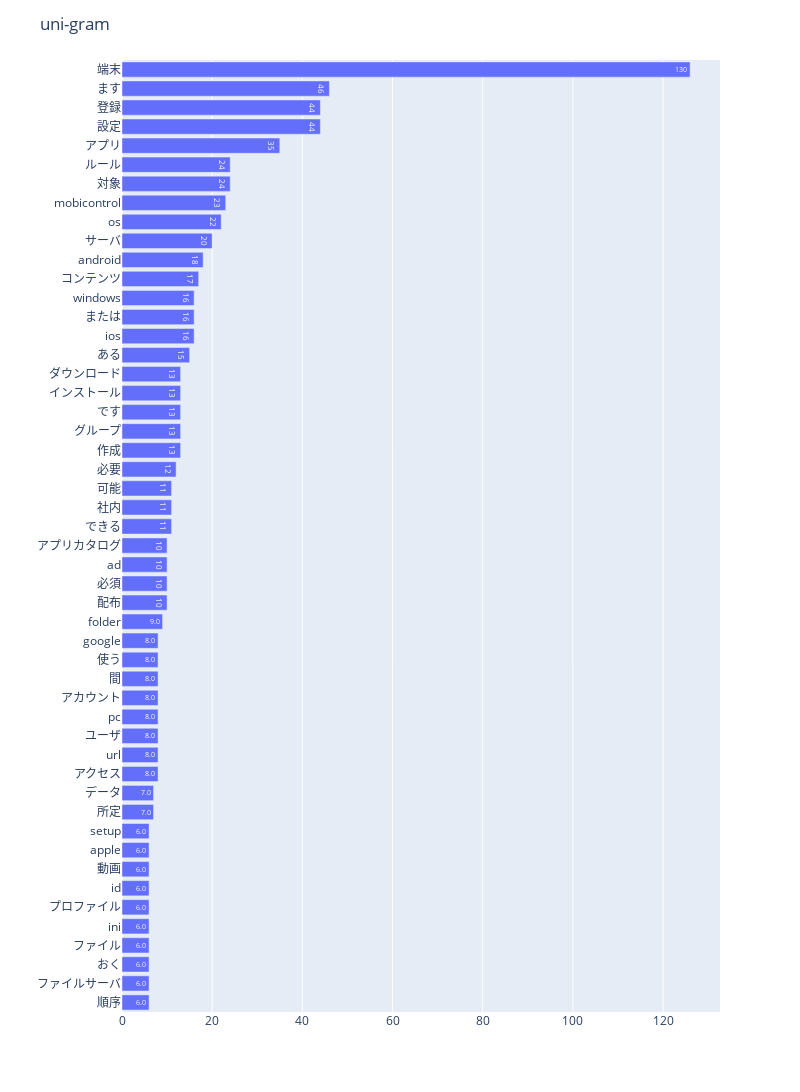

Notebook source saved alongside this figure:
### Code cell
# Stopword calculations can be performed.
stopwords = npt.get_stopword(top_n=30, min_freq=0)

# 1. N-gram bar chart
npt.bar_ngram(title='uni-gram', ngram=1, top_n=50)

### Figure 1 — Plotly figure (JSON) as saved in the notebook; plotly's stock layout.template omitted (floating-point values rounded to 4 significant figures)
{"data": [{"alignmentgroup": "True", "hovertemplate": "word_count=%{text}<br>word=%{y}<extra></extra>", "legendgroup": "", "marker": {}, "name": "", "offsetgroup": "", "orientation": "h", "showlegend": false, "text": [6, 6, 6, 6, 6, 6, 6, 6, 6, 6, 7, 7, 8, 8, 8, 8, 8, 8, 8, 8, 9, 10, 10, 10, 10, 11, 11, 11, 12, 13, 13, 13, 13, 13, 15, 16, 16, 16, 17, 18, 20, 22, 23, 24, 24, 35, 44, 44, 46, 126], "textposition": "auto", "texttemplate": "%{text:.2s}", "type": "bar", "x": [6, 6, 6, 6, 6, 6, 6, 6, 6, 6, 7, 7, 8, 8, 8, 8, 8, 8, 8, 8, 9, 10, 10, 10, 10, 11, 11, 11, 12, 13, 13, 13, 13, 13, 15, 16, 16, 16, 17, 18, 20, 22, 23, 24, 24, 35, 44, 44, 46, 126], "xaxis": "x", "y": ["順序", "ファイルサーバ", "おく", "ファイル", "ini", "プロファイル", "id", "動画", "apple", "setup", "所定", "データ", "アクセス", "url", "ユーザ", "pc", "アカウント", "間", "使う", "google", "folder", "配布", "必須", "ad", "アプリカタログ", "できる", "社内", "可能", "必要", "作成", "グループ", "です", "インストール", "ダウンロード", "ある", "ios", "または", "windows", "コンテンツ", "android", "サーバ", "os", "mobicontrol", "対象", "ルール", "アプリ", "設定", "登録", "ます", "端末"], "yaxis": "y"}], "layout": {"barmode": "relative", "height": 1100, "legend": {"tracegroupgap": 0}, "margin": {"t": 60}, "title": {"text": "uni-gram"}, "width": 800, "xaxis": {"anchor": "y", "domain": [0, 1], "title": {"text": ""}}, "yaxis": {"anchor": "x", "domain": [0, 1], "title": {"text": ""}}}}
